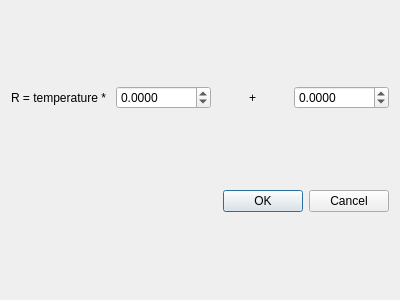
<?xml version="1.0" encoding="UTF-8"?>
<ui version="4.0">
 <class>TemperatureConversion</class>
 <widget class="QDialog" name="TemperatureConversion">
  <property name="geometry">
   <rect>
    <x>0</x>
    <y>0</y>
    <width>400</width>
    <height>300</height>
   </rect>
  </property>
  <property name="windowTitle">
   <string>TemperatureConversion</string>
  </property>
  <layout class="QGridLayout" name="gridLayout">
   <item row="0" column="0">
    <layout class="QHBoxLayout" name="horizontalLayout">
     <item>
      <widget class="QLabel" name="label_R_temperature">
       <property name="text">
        <string>R = temperature * </string>
       </property>
      </widget>
     </item>
     <item>
      <widget class="QDoubleSpinBox" name="doubleSpinBoxK">
       <property name="decimals">
        <number>4</number>
       </property>
       <property name="minimum">
        <double>-99999.990000000005239</double>
       </property>
       <property name="maximum">
        <double>99999.990000000005239</double>
       </property>
      </widget>
     </item>
     <item>
      <widget class="QLabel" name="label_pluse">
       <property name="text">
        <string> + </string>
       </property>
       <property name="alignment">
        <set>Qt::AlignmentFlag::AlignCenter</set>
       </property>
      </widget>
     </item>
     <item>
      <widget class="QDoubleSpinBox" name="doubleSpinBoxB">
       <property name="decimals">
        <number>4</number>
       </property>
       <property name="minimum">
        <double>-99999.990000000005239</double>
       </property>
       <property name="maximum">
        <double>99999.990000000005239</double>
       </property>
      </widget>
     </item>
    </layout>
   </item>
   <item row="1" column="0">
    <widget class="QDialogButtonBox" name="buttonBox">
     <property name="orientation">
      <enum>Qt::Orientation::Horizontal</enum>
     </property>
     <property name="standardButtons">
      <set>QDialogButtonBox::StandardButton::Cancel|QDialogButtonBox::StandardButton::Ok</set>
     </property>
    </widget>
   </item>
  </layout>
 </widget>
 <resources/>
 <connections>
  <connection>
   <sender>buttonBox</sender>
   <signal>accepted()</signal>
   <receiver>TemperatureConversion</receiver>
   <slot>accept()</slot>
   <hints>
    <hint type="sourcelabel">
     <x>248</x>
     <y>254</y>
    </hint>
    <hint type="destinationlabel">
     <x>157</x>
     <y>274</y>
    </hint>
   </hints>
  </connection>
  <connection>
   <sender>buttonBox</sender>
   <signal>rejected()</signal>
   <receiver>TemperatureConversion</receiver>
   <slot>reject()</slot>
   <hints>
    <hint type="sourcelabel">
     <x>316</x>
     <y>260</y>
    </hint>
    <hint type="destinationlabel">
     <x>286</x>
     <y>274</y>
    </hint>
   </hints>
  </connection>
 </connections>
</ui>
